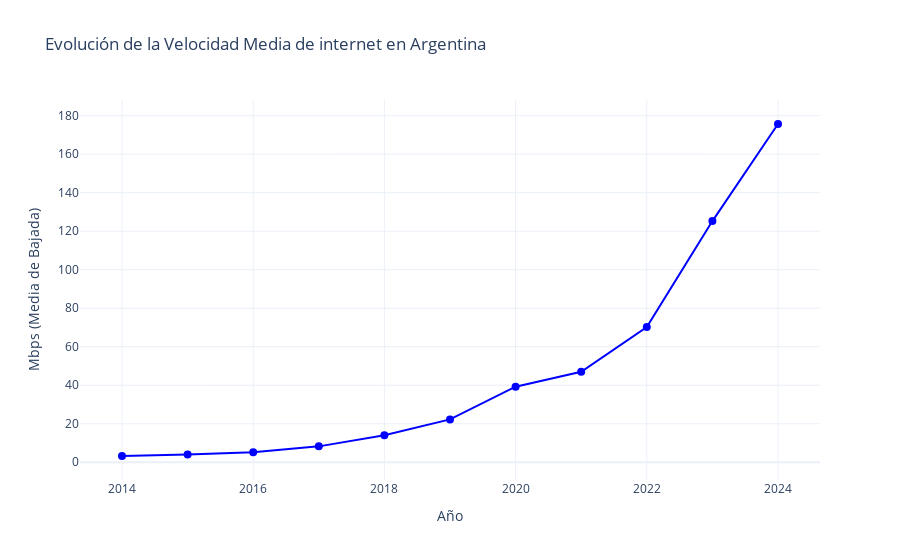

Notebook source saved alongside this figure:
### Markdown cell above
### Analisis 6:
* Objetivo: conocer el desarrollo en conexiones a internet conociendo la media de mbps
* Metodo: Crear un grafico de lineas marcando los valores historicos

### Code cell
#leer csv
df_media_mbps = pd.read_csv('datasets/Internet_Totales_VMD.csv')

#omitir valores del ano actual
df_media_mbps = df_media_mbps[df_media_mbps['año'] != ano_actual]

#agrupar y calcular media
df_annual_mbps = df_media_mbps.groupby('año').agg({'mbps_(media_de_bajada)': 'mean'}).reset_index()

#transformar el objetivo para un ajuste exponencial
df_annual_mbps['log_mbps'] = np.log(df_annual_mbps['mbps_(media_de_bajada)'])

#ajustar un modelo de regresion lineal a la transformacion logaritmica (ajuste exponencial)
X = df_annual_mbps['año'].values.reshape(-1, 1)
y_log = df_annual_mbps['log_mbps'].values
model = LinearRegression()
model.fit(X, y_log)

#predecir el valor logaritmico para 2024 y convertirlo de nuevo a su escala original
predicted_log_mbps_2024 = model.predict([[ano_actual]])
predicted_mbps_2024 = np.exp(predicted_log_mbps_2024)

#agregar la prediccion de 2024 al dataframe
df_predicted_2024 = pd.DataFrame({'año': [ano_actual], 'mbps_(media_de_bajada)': predicted_mbps_2024})
df_combined = pd.concat([df_annual_mbps[['año', 'mbps_(media_de_bajada)']], df_predicted_2024])

#crear grafico inicial
fig = go.Figure()

fig.add_trace(go.Scatter(
    x=df_combined['año'], 
    y=df_combined['mbps_(media_de_bajada)'], 
    mode='lines+markers', 
    name='Media de Mbps',
    line=dict(color='blue'),
    marker=dict(size=8)
))

#personalizar
fig.update_layout(
    title='Evolución de la Velocidad Media de internet en Argentina',
    xaxis_title='Año',
    yaxis_title='Mbps (Media de Bajada)',
    hovermode='x',
    template='plotly_white'
)

#mostrar grafico y resultados
print(f'El valor predicho para {ano_actual} es {predicted_mbps_2024[0]:.2f} Mbps.')
fig.show()

### Figure 1 — Plotly figure (JSON) as saved in the notebook; plotly's stock layout.template omitted (floating-point values rounded to 4 significant figures)
{"data": [{"line": {"color": "blue"}, "marker": {"size": 8}, "mode": "lines+markers", "name": "Media de Mbps", "type": "scatter", "x": [2014, 2015, 2016, 2017, 2018, 2019, 2020, 2021, 2022, 2023, 2024], "y": [3.25, 4, 5.25, 8.25, 14, 22.25, 39.25, 47, 70.25, 125.2, 175.7]}], "layout": {"hovermode": "x", "title": {"text": "Evolución de la Velocidad Media de internet en Argentina"}, "xaxis": {"title": {"text": "Año"}}, "yaxis": {"title": {"text": "Mbps (Media de Bajada)"}}}}
